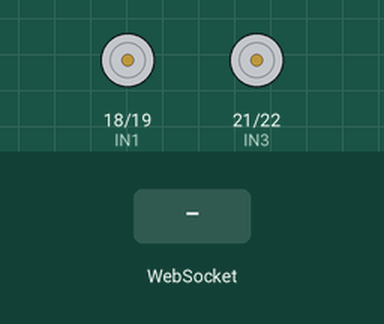
A sketch run on a simulated ESP32. Shown: motor-driver pin pairs drawn as motors (green arrow = first pin HIGH = forward, orange = second pin HIGH = backward, longer = more drive). Inputs (shaded band) come from the test bench. WiFi joins after 1.5 s; servers stay silent unless stated; what the sketch prints to the serial monitor is not drawn.

Above: at 3.2 s.
3.3 s: WebSocket text "forward" received
At 3.9 s:
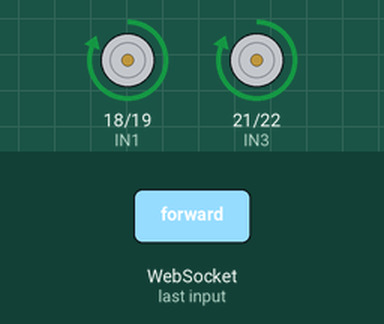
4.8 s: WebSocket text "backward" received
At 6.0 s:
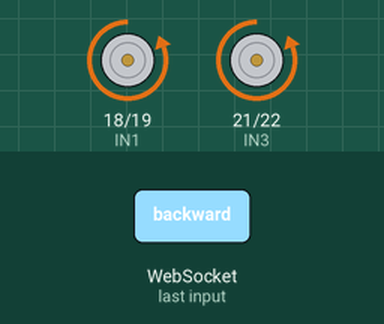
6.3 s: WebSocket text "left" received
At 7.1 s:
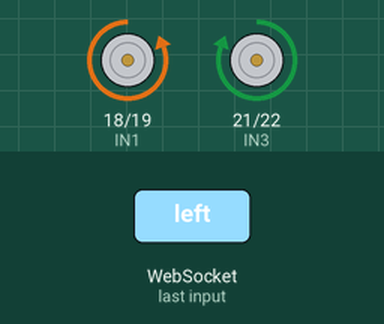
7.8 s: WebSocket text "right" received
At 8.3 s:
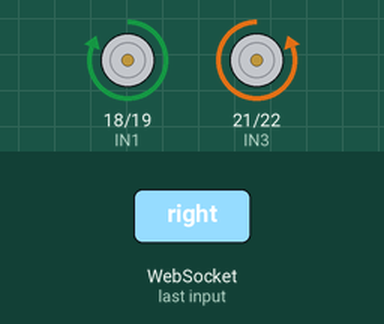
Timing chart, 0 to 10.3 s (numbered marks = the images above; inputs shaded):
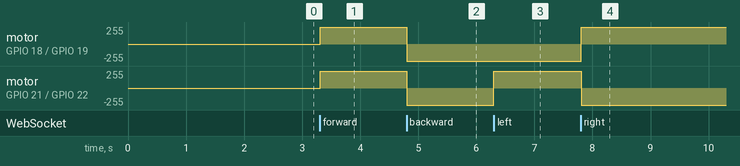

Measured:
- after the input at 3.3 s, motor on GPIO 18 (IN1) / GPIO 19 (IN2), motor on GPIO 21 (IN3) / GPIO 22 (IN4): stopped → forward 255/255 at once
- after the input at 4.8 s, motor on GPIO 18 (IN1) / GPIO 19 (IN2), motor on GPIO 21 (IN3) / GPIO 22 (IN4): forward 255/255 → backward 255/255 at once
- after the input at 6.3 s, motor on GPIO 21 (IN3) / GPIO 22 (IN4): backward 255/255 → forward 255/255 at once
- after the input at 7.8 s, motor on GPIO 18 (IN1) / GPIO 19 (IN2): backward 255/255 → forward 255/255 at once; motor on GPIO 21 (IN3) / GPIO 22 (IN4): forward 255/255 → backward 255/255 at once

The sketch:

hands_gesture_controlled_car.ino
```cpp
#include <WiFi.h>
#include <WebSocketsClient.h>

const char* ssid = ""; // Replace with your WiFi ssid
const char* password = ""; // Replace with your WiFi password
const char* serverAddress = ""; // Replace with your PC's IP
const int serverPort = 5000;

#define IN1 18
#define IN2 19
#define IN3 21
#define IN4 22

WebSocketsClient webSocket;

void moveCar(String command) {
    Serial.println("🚗 Command Received: " + command);

    if (command == "forward") {
        Serial.println("⬆ Moving Forward");
        digitalWrite(IN1, HIGH);
        digitalWrite(IN2, LOW);
        digitalWrite(IN3, HIGH);
        digitalWrite(IN4, LOW);
    }
    else if (command == "backward") {
        Serial.println("⬇ Moving Backward");
        digitalWrite(IN1, LOW);
        digitalWrite(IN2, HIGH);
        digitalWrite(IN3, LOW);
        digitalWrite(IN4, HIGH);
    }
    else if (command == "left") {
        Serial.println("⬅ Turning Left");
        digitalWrite(IN1, LOW);
        digitalWrite(IN2, HIGH);
        digitalWrite(IN3, HIGH);
        digitalWrite(IN4, LOW);
    }
    else if (command == "right") {
        Serial.println("➡ Turning Right");
        digitalWrite(IN1, HIGH);
        digitalWrite(IN2, LOW);
        digitalWrite(IN3, LOW);
        digitalWrite(IN4, HIGH);
    }
    else {
        Serial.println("🛑 Stopping");
        digitalWrite(IN1, LOW);
        digitalWrite(IN2, LOW);
        digitalWrite(IN3, LOW);
        digitalWrite(IN4, LOW);
    }
}

void onWebSocketEvent(WStype_t type, uint8_t* payload, size_t length) {
    switch (type) {
        case WStype_CONNECTED:
            Serial.println("✅ Connected to WebSocket server!");
            break;
        case WStype_DISCONNECTED:
            Serial.println("❌ Disconnected from WebSocket server.");
            break;
        case WStype_TEXT:
            Serial.print("📩 Received command: ");
            Serial.println((char*)payload);
            moveCar(String((char*)payload));
            break;
    }
}

void setup() {
    Serial.begin(115200);

    pinMode(IN1, OUTPUT);
    pinMode(IN2, OUTPUT);
    pinMode(IN3, OUTPUT);
    pinMode(IN4, OUTPUT);

    WiFi.begin(ssid, password);

    Serial.print("Connecting to WiFi");
    while (WiFi.status() != WL_CONNECTED) {
        Serial.print(".");
        delay(1000);
    }
    Serial.println("\n✅ Connected to WiFi!");

    // Connect to WebSocket server
    webSocket.begin(serverAddress, serverPort, "");
    webSocket.onEvent(onWebSocketEvent);
    webSocket.setReconnectInterval(5000); // Auto-reconnect
}

void loop() {
    webSocket.loop();
    delay(10);  // Prevents disconnections
}
```
